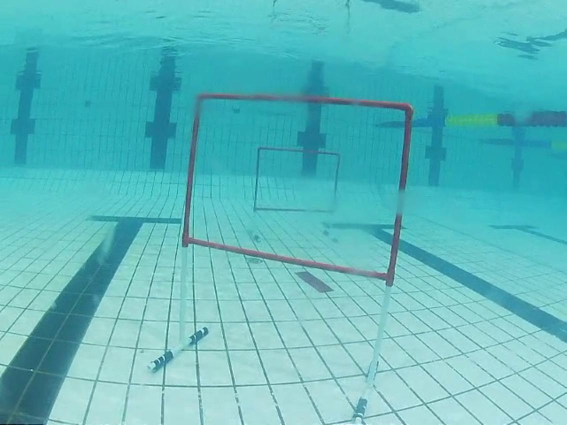
#> input picture examples/images/239.jpg, 1133 x 850 px (shown at 1/2 size)
$ python -i guideline_detector.py   (imports and definitions only)
#> lines starting #> are read from the running program, lines starting #| are printed output that depends on the picture; after the words box and inside, x2 and y2 are one past the last pixel; in counts of white or black regions, pixels touching at a corner belong together
import cv2
import numpy as np
from typing import Tuple, Optional, List


class GuideLineDetector:
    """
    简化的引导线检测器
    只输出夹角和相对于图片中心的坐标
    """

    def __init__(self,
                 lower_orange_red: Tuple[int, int, int] = (96, 0, 98),
                 upper_orange_red: Tuple[int, int, int] = (179, 142, 191),
                 min_area: int = 10,
                 max_area: int = 5000000):
        """
        初始化引导线检测器

        Args:
            lower_orange_red: 橙红色HSV下界 (H, S, V)
            upper_orange_red: 橙红色HSV上界 (H, S, V)
            min_area: 最小轮廓面积
            max_area: 最大轮廓面积
        """
        self.lower_orange_red = np.array(lower_orange_red)
        self.upper_orange_red = np.array(upper_orange_red)
        self.min_area = min_area
        self.max_area = max_area

        # 形态学操作核
        self.kernel = cv2.getStructuringElement(cv2.MORPH_RECT, (5, 5))

    def _color_detection(self, frame: np.ndarray) -> np.ndarray:
        """
        颜色识别 - 提取橙红色区域

        Args:
            frame: 输入图像 (BGR格式)

        Returns:
            二值化掩码
        """
        # 转换到HSV色彩空间
        hsv = cv2.cvtColor(frame, cv2.COLOR_BGR2HSV)

        # 提取橙红色区域
        mask = cv2.inRange(hsv, self.lower_orange_red, self.upper_orange_red)

        return mask

    def _morphological_processing(self, mask: np.ndarray) -> np.ndarray:
        """
        形态学处理 - 去除噪声，填补空洞

        Args:
            mask: 二值化掩码

        Returns:
            处理后的掩码
        """
        # 开运算 - 去除小噪声
        mask = cv2.morphologyEx(mask, cv2.MORPH_OPEN, self.kernel)

        # 闭运算 - 填补空洞
        mask = cv2.morphologyEx(mask, cv2.MORPH_CLOSE, self.kernel)

        return mask

    def _contour_detection(self, mask: np.ndarray) -> List[np.ndarray]:
        """
        轮廓检测

        Args:
            mask: 二值化掩码

        Returns:
            检测到的轮廓列表（只保留最大的）
        """
        contours, _ = cv2.findContours(mask, cv2.RETR_EXTERNAL, cv2.CHAIN_APPROX_SIMPLE)

        # 筛选面积合适的轮廓
        valid_contours = []
        for contour in contours:
            area = cv2.contourArea(contour)
            if self.min_area <= area <= self.max_area:
                valid_contours.append(contour)

        # 只保留面积最大的轮廓
        if valid_contours:
            largest_contour = max(valid_contours, key=cv2.contourArea)
            return [largest_contour]
        else:
            return []

    def _fit_rectangle(self, contours: List[np.ndarray]) -> Optional[Tuple]:
        """
        矩形拟合与方向提取 - 使用四边形逼近

        Args:
            contours: 轮廓列表

        Returns:
            (center, angle_1) 或 None
            center: 引导线中心坐标
            angle_1: 与y轴的夹角（度，范围0-90°，带正负号）
        """
        if not contours:
            return None

        # 选择面积最大的轮廓
        target_contour = max(contours, key=cv2.contourArea)

        # 1. 轮廓逼近为多边形
        epsilon = 0.02 * cv2.arcLength(target_contour, True)
        approx_poly = cv2.approxPolyDP(target_contour, epsilon, True)

        # 2. 如果逼近后的多边形点数不是4，尝试不同的epsilon值
        if len(approx_poly) != 4:
            for epsilon_factor in [0.01, 0.03, 0.05, 0.1]:
                epsilon = epsilon_factor * cv2.arcLength(target_contour, True)
                approx_poly = cv2.approxPolyDP(target_contour, epsilon, True)
                if len(approx_poly) == 4:
                    break

        # 3. 如果仍然不是4个点，使用最小外接矩形
        if len(approx_poly) != 4:
            rect = cv2.minAreaRect(target_contour)
            center, (width, height), original_angle = rect

            # 计算与y轴的夹角angle_1（0-90度范围）
            angle_1 = abs(90 - original_angle)
            if angle_1 > 90:
                angle_1 = 180 - angle_1
            angle_1 = abs(angle_1)

            # 根据original_angle范围确定angle_1的正负号
            if (original_angle >= -90 and original_angle < 0) or (original_angle > 90 and original_angle <= 180):
                angle_1 = -angle_1

            return (center, angle_1)

        # 4. 获取四边形的四个角点
        quad_points = approx_poly.reshape(4, 2).astype(np.float32)

        # 5. 计算四边形的中心
        center = np.mean(quad_points, axis=0)

        # 6. 计算四边形的边长
        edges = []
        for i in range(4):
            next_i = (i + 1) % 4
            edge_length = np.linalg.norm(quad_points[next_i] - quad_points[i])
            edges.append(edge_length)

        # 7. 计算主方向（长边的方向）
        # 找到最长的边
        longest_edge_idx = np.argmax(edges)
        next_idx = (longest_edge_idx + 1) % 4

        # 计算长边的方向向量
        edge_vector = quad_points[next_idx] - quad_points[longest_edge_idx]
        edge_vector = edge_vector / np.linalg.norm(edge_vector)

        # 计算角度（相对于水平方向）
        angle_rad = np.arctan2(edge_vector[1], edge_vector[0])
        angle_deg = np.degrees(angle_rad)

        # 计算与y轴的夹角angle_1（0-90度范围）
        angle_1 = abs(90 - angle_deg)
        if angle_1 > 90:
            angle_1 = 180 - angle_1
        angle_1 = abs(angle_1)

        # 根据angle_deg范围确定angle_1的正负号
        if (angle_deg >= -90 and angle_deg < 0) or (angle_deg > 90 and angle_deg <= 180):
            angle_1 = -angle_1

        return (center, angle_1)

    def detect(self, frame: np.ndarray) -> Optional[Tuple[Tuple[float, float], float]]:
        """
        检测引导线，返回以左上角为原点的坐标和夹角

        Args:
            frame: 输入图像

        Returns:
            ((x, y), angle) 或 None
            x, y: 以左上角为原点的坐标
            angle: 与y轴的夹角（度，范围0-90°，带正负号）
        """
        # 1. 颜色识别
        mask = self._color_detection(frame)

        # 2. 形态学处理
        mask = self._morphological_processing(mask)

        # 3. 轮廓检测
        contours = self._contour_detection(mask)

        # 4. 矩形拟合
        result = self._fit_rectangle(contours)

        if result is None:
            return None

        # 解包结果
        center, angle_1 = result

        # 直接返回以左上角为原点的坐标
        return ((center[0], center[1]), angle_1)

    def detect_with_debug(self, frame: np.ndarray) -> Tuple[Optional[Tuple[Tuple[float, float], float]], np.ndarray]:
        """
        检测引导线并返回调试图像

        Args:
            frame: 输入图像

        Returns:
            (result, debug_image)
            result: ((x, y), angle) 或 None
            debug_image: 调试图像
        """
        # 1. 颜色识别
        mask = self._color_detection(frame)

        # 2. 形态学处理
        mask = self._morphological_processing(mask)

        # 3. 轮廓检测
        contours = self._contour_detection(mask)

        # 4. 矩形拟合
        result = self._fit_rectangle(contours)

        # 生成调试图像
        debug_image = self._create_debug_image(frame, result, contours)

        if result is None:
            return None, debug_image

        # 解包结果
        center, angle_1 = result

        # 直接返回以左上角为原点的坐标
        return ((center[0], center[1]), angle_1), debug_image

    def _create_debug_image(self, frame: np.ndarray, result: Optional[Tuple], contours: List[np.ndarray]) -> np.ndarray:
        """
        创建调试图像

        Args:
            frame: 原始图像
            result: 检测结果
            contours: 轮廓列表

        Returns:
            调试图像
        """
        result_img = frame.copy()

        if result is not None:
            center, angle_1 = result

            # 绘制中心点
            center_int = (int(center[0]), int(center[1]))
            cv2.circle(result_img, center_int, 5, (255, 0, 0), -1)

            # 显示角度信息
            text_angle = f"Angle: {angle_1:.1f}°"
            cv2.putText(result_img, text_angle, (10, 30), cv2.FONT_HERSHEY_SIMPLEX, 0.7, (0, 255, 0), 2)

            # 显示坐标信息
            text_coord = f"Coord: ({center[0]:.1f}, {center[1]:.1f})"
            cv2.putText(result_img, text_coord, (10, 60), cv2.FONT_HERSHEY_SIMPLEX, 0.7, (255, 255, 0), 2)

            # 绘制拟合的四边形
            if contours:
                target_contour = max(contours, key=cv2.contourArea)

                # 轮廓逼近为多边形
                epsilon = 0.02 * cv2.arcLength(target_contour, True)
                approx_poly = cv2.approxPolyDP(target_contour, epsilon, True)

                # 如果逼近后的多边形点数不是4，尝试不同的epsilon值
                if len(approx_poly) != 4:
                    for epsilon_factor in [0.01, 0.03, 0.05, 0.1]:
                        epsilon = epsilon_factor * cv2.arcLength(target_contour, True)
                        approx_poly = cv2.approxPolyDP(target_contour, epsilon, True)
                        if len(approx_poly) == 4:
                            break

                # 绘制逼近的四边形
                if len(approx_poly) == 4:
                    cv2.drawContours(result_img, [approx_poly], 0, (0, 255, 0), 3)

                    # 绘制四边形的角点
                    for i, point in enumerate(approx_poly):
                        cv2.circle(result_img, tuple(point[0]), 5, (0, 255, 255), -1)
                        cv2.putText(result_img, str(i), tuple(point[0]), cv2.FONT_HERSHEY_SIMPLEX, 0.5, (255, 255, 255), 1)
                else:
                    # 如果无法逼近为四边形，绘制最小外接矩形
                    rect_cv = cv2.minAreaRect(target_contour)
                    box = cv2.boxPoints(rect_cv)
                    box = np.int0(box)
                    cv2.drawContours(result_img, [box], 0, (0, 255, 0), 3)

        return result_img

>>> import cv2
>>> picture = cv2.imread('../../../examples/images/239.jpg')
#> picture is the input picture: shape (850, 1133, 3); mean B, G, R 190.5, 186.9, 94.1
>>> result = GuideLineDetector().detect_with_debug(picture)
#> in _color_detection, `hsv = cv2.cvtColor(frame, cv2.COLOR_BGR2HSV)`: hsv: shape (850, 1133, 3); mean H, S, V 90.9, 133.7, 191.9
#> in _color_detection, `mask = cv2.inRange(hsv, self.lower_orange_red, self.upper_orange_red)`:
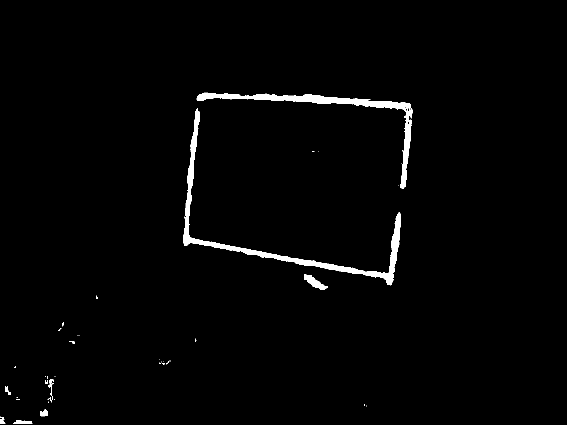
#> mask: shape (850, 1133) (shown at 1/2 size); 1.7% white; 45 white regions (34 under 20 px), largest, box (x1, y1, x2, y2) and area: (367, 216, 802, 571) 7843, (393, 185, 826, 378) 6452, (608, 548, 655, 580) 619
#> in _morphological_processing, `mask = cv2.morphologyEx(mask, cv2.MORPH_OPEN, self.kernel)`:
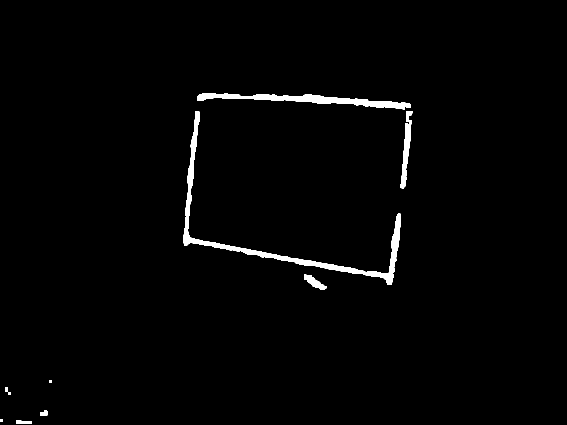
#> mask: shape (850, 1133) (shown at 1/2 size); 1.6% white; 9 white regions, largest, box (x1, y1, x2, y2) and area: (367, 222, 801, 570) 7703, (394, 186, 822, 219) 4733, (801, 222, 825, 377) 1502
#> in _morphological_processing, `mask = cv2.morphologyEx(mask, cv2.MORPH_CLOSE, self.kernel)`: mask: shape (850, 1133); 1.6% white; 9 white regions
#> in _contour_detection, `contours, _ = cv2.findContours(mask, cv2.RETR_EXTERNAL, cv2.CHAIN_APPR..`: contours = 9 contours; largest, box (x1, y1, x2, y2) and area: (367, 222, 801, 570) 6928, (394, 186, 822, 219) 4311, (801, 222, 825, 377) 1356, (608, 549, 653, 580) 548, (32, 840, 64, 850) 218
#> the loop in _contour_detection, `for contour in contours:` made 9 passes
#> area on passes 1, 3, 4, 6, 7, 8, 9: 218.5, 115.5, 69, 547.5, 1355.5, 6928.5, 4311
#> (contour, area) on passes 2, 5: ([[0, 838], [0, 843], [5, 843], [5, 838]], 25), ([[99, 760], [99, 765], [103, 765], [103, 760]], 20)
#> after the loop in _contour_detection, `for contour in contours:`: valid_contours has the same summary as contours
#> in _contour_detection, `largest_contour = max(valid_contours, key=cv2.contourArea)`: largest_contour = contour of 475 points, box (x1, y1, x2, y2) (367, 222, 801, 570), area 6928
#> in detect_with_debug, `contours = self._contour_detection(mask)`: contours = 1 contour; box (x1, y1, x2, y2) and area: (367, 222, 801, 570) 6928
#> in _fit_rectangle, `target_contour = max(contours, key=cv2.contourArea)`: target_contour has the same summary as largest_contour in _contour_detection
#> in _fit_rectangle, `epsilon = 0.02 * cv2.arcLength(target_contour, True)`: epsilon = 34.52
#> in _fit_rectangle, `approx_poly = cv2.approxPolyDP(target_contour, epsilon, True)`: approx_poly = [[391, 222], [368, 490], [783, 568], [800, 427], [776, 546], [379, 474]]
#> the loop in _fit_rectangle, `for epsilon_factor in [0.01, 0.03, 0.05, 0.1]:` made 4 passes
#> epsilon on passes 1 to 3: 17.26, 51.77, 86.29
#> (epsilon, approx_poly) on pass 4: (172.6, [[391, 222], [368, 490], [783, 568], [379, 474]])
#> in _fit_rectangle, `quad_points = approx_poly.reshape(4, 2).astype(np.float32)`: quad_points = [[391, 222], [368, 490], [783, 568], [379, 474]]
#> in _fit_rectangle, `center = np.mean(quad_points, axis=0)`: center = [480.2, 438.5]
#> the loop in _fit_rectangle, `for i in range(4):` made 4 passes
#> edge_length on passes 1 to 4: 269, 422.3, 414.8, 252.3
#> after the loop in _fit_rectangle, `for i in range(4):`: edges = [269, 422.3, 414.8, 252.3]
#> in _fit_rectangle, `longest_edge_idx = np.argmax(edges)`: longest_edge_idx = 1
#> in _fit_rectangle, `next_idx = (longest_edge_idx + 1) % 4`: next_idx = 2
#> in _fit_rectangle, `edge_vector = quad_points[next_idx] - quad_points[longest_edge_idx]`: edge_vector = [415, 78]
#> in _fit_rectangle, `edge_vector = edge_vector / np.linalg.norm(edge_vector)`: edge_vector = [0.983, 0.185]
#> in _fit_rectangle, `angle_rad = np.arctan2(edge_vector[1], edge_vector[0])`: angle_rad = 0.186
#> in _fit_rectangle, `angle_deg = np.degrees(angle_rad)`: angle_deg = 10.64
#> in _fit_rectangle, `angle_1 = abs(90 - angle_deg)`: angle_1 = 79.36
#> in detect_with_debug, `result = self._fit_rectangle(contours)`: result = ([480.2, 438.5], 79.36)
#> in _create_debug_image, `center, angle_1 = result`: center = [480.2, 438.5]; angle_1 = 79.36
#> in _create_debug_image, `center_int = (int(center[0]), int(center[1]))`: center_int = (480, 438)
#> in _create_debug_image, `cv2.circle(result_img, center_int, 5, (255, 0, 0), -1)`: result_img: shape (850, 1133, 3); 0.01% of pixels changed, all inside (x1, y1, x2, y2) = (475, 433, 486, 444)
#> in _create_debug_image, `text_angle = f"Angle: {angle_1:.1f}°"`: text_angle = 'Angle: 79.4°'
#> in _create_debug_image, `text_coord = f"Coord: ({center[0]:.1f}, {center[1]:.1f})"`: text_coord = 'Coord: (480.2, 438.5)'
#> in _create_debug_image, `target_contour = max(contours, key=cv2.contourArea)`: target_contour has the same summary as largest_contour in _contour_detection
#> in _create_debug_image, `epsilon = 0.02 * cv2.arcLength(target_contour, True)`: epsilon = 34.52
#> the loop in _create_debug_image, `for epsilon_factor in [0.01, 0.03, 0.05, 0.1]:` made 4 passes
#> in _create_debug_image, `cv2.drawContours(result_img, [approx_poly], 0, (0, 255, 0), 3)`:
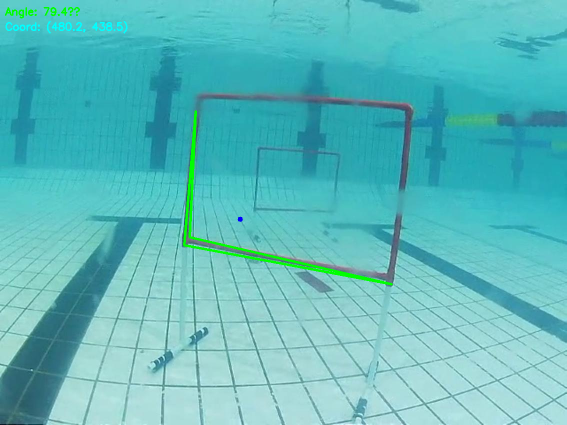
#> result_img: shape (850, 1133, 3) (shown at 1/2 size); mean B, G, R 189.4, 187.7, 93.2
#> the loop in _create_debug_image, `for i, point in enumerate(approx_poly):` made 4 passes
#> after the loop in _create_debug_image, `for i, point in enumerate(approx_poly):`:
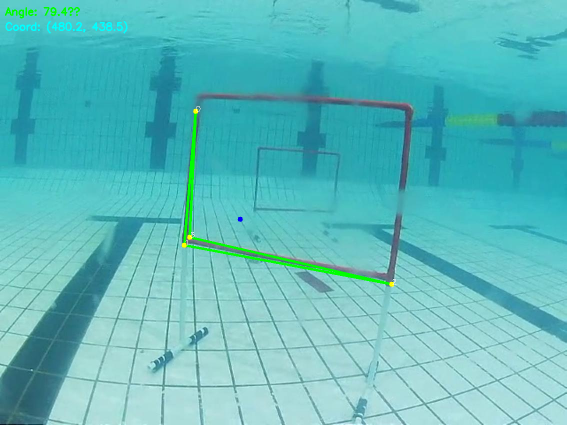
#> result_img: shape (850, 1133, 3) (shown at 1/2 size); 0.04% of pixels changed, all inside (x1, y1, x2, y2) = (363, 212, 793, 574)
#> in detect_with_debug, `center, angle_1 = result`: center = [480.2, 438.5]; angle_1 = 79.36

$ run again, on examples/images/443.jpg
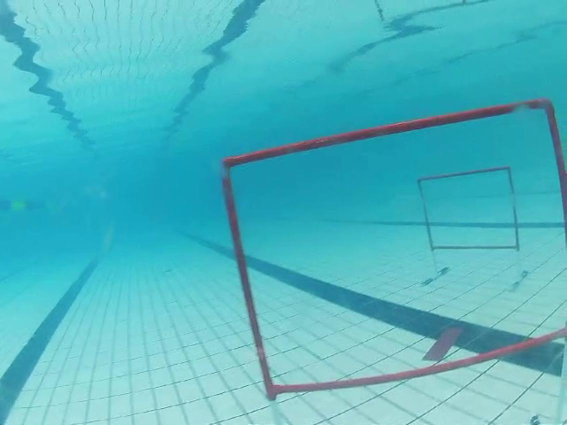
#> input picture examples/images/443.jpg, 1133 x 850 px (shown at 1/2 size)
#> picture is the input picture: shape (850, 1133, 3); mean B, G, R 193.6, 184, 80.7
#> hsv: shape (850, 1133, 3); mean H, S, V 93.1, 151.1, 194.1
#> in _morphological_processing, `mask = cv2.morphologyEx(mask, cv2.MORPH_OPEN, self.kernel)`:
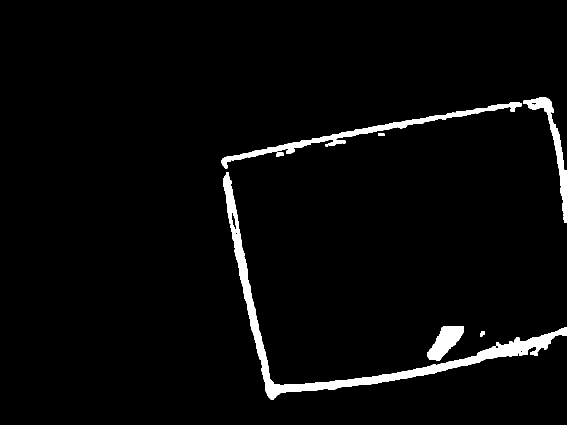
#> mask: shape (850, 1133) (shown at 1/2 size); 3.1% white; 9 white regions, largest, box (x1, y1, x2, y2) and area: (446, 344, 1133, 799) 17095, (443, 204, 1044, 337) 6429, (1046, 195, 1133, 445) 3463
#> in _contour_detection, `contours, _ = cv2.findContours(mask, cv2.RETR_EXTERNAL, cv2.CHAIN_APPR..`: contours = 5 contours; box (x1, y1, x2, y2) and area: (446, 344, 1133, 799) 16408, (443, 195, 1133, 445) 9316, (854, 652, 928, 722) 2642, (960, 662, 970, 673) 56, (756, 266, 769, 272) 56
#> the loop in _contour_detection, `for contour in contours:` made 5 passes
#> area on passes 1 to 5: 56, 2642.5, 16407.5, 56, 9316
#> after the loop in _contour_detection, `for contour in contours:`: valid_contours has the same summary as contours
#> largest_contour = contour of 753 points, box (x1, y1, x2, y2) (446, 344, 1133, 799), area 16408
#> in detect_with_debug, `contours = self._contour_detection(mask)`: contours = 1 contour; box (x1, y1, x2, y2) and area: (446, 344, 1133, 799) 16408
#> in _fit_rectangle, `target_contour = max(contours, key=cv2.contourArea)`: target_contour has the same summary as largest_contour in _contour_detection
#> in _fit_rectangle, `epsilon = 0.02 * cv2.arcLength(target_contour, True)`: epsilon = 46.29
#> in _fit_rectangle, `approx_poly = cv2.approxPolyDP(target_contour, epsilon, True)`: approx_poly = [[452, 344], [541, 798], [1132, 670], [549, 769]]
#> in _fit_rectangle, `center = np.mean(quad_points, axis=0)`: center = [668.5, 645.2]
#> the loop in _fit_rectangle, `for i in range(4):` made 4 passes
#> edge_length on passes 1 to 4: 462.6, 604.7, 591.3, 435.9
#> after the loop in _fit_rectangle, `for i in range(4):`: edges = [462.6, 604.7, 591.3, 435.9]
#> longest_edge_idx = 1
#> next_idx = 2
#> in _fit_rectangle, `edge_vector = quad_points[next_idx] - quad_points[longest_edge_idx]`: edge_vector = [591, -128]
#> in _fit_rectangle, `edge_vector = edge_vector / np.linalg.norm(edge_vector)`: edge_vector = [0.977, -0.212]
#> angle_rad = -0.213
#> angle_deg = -12.22
#> in _fit_rectangle, `angle_1 = abs(90 - angle_deg)`: angle_1 = 102.2
#> in _fit_rectangle, `angle_1 = 180 - angle_1`: angle_1 = 77.78
#> in _fit_rectangle, `angle_1 = -angle_1`: angle_1 = -77.78
#> result = ([668.5, 645.2], -77.78)
#> in _create_debug_image, `center, angle_1 = result`: center = [668.5, 645.2]; angle_1 = -77.78
#> center_int = (668, 645)
#> text_angle = 'Angle: -77.8°'
#> text_coord = 'Coord: (668.5, 645.2)'
#> in _create_debug_image, `target_contour = max(contours, key=cv2.contourArea)`: target_contour has the same summary as largest_contour in _contour_detection
#> in _create_debug_image, `epsilon = 0.02 * cv2.arcLength(target_contour, True)`: epsilon = 46.29
#> in _create_debug_image, `approx_poly = cv2.approxPolyDP(target_contour, epsilon, True)`: approx_poly = [[452, 344], [541, 798], [1132, 670], [549, 769]]
#> in _create_debug_image, `cv2.drawContours(result_img, [approx_poly], 0, (0, 255, 0), 3)`:
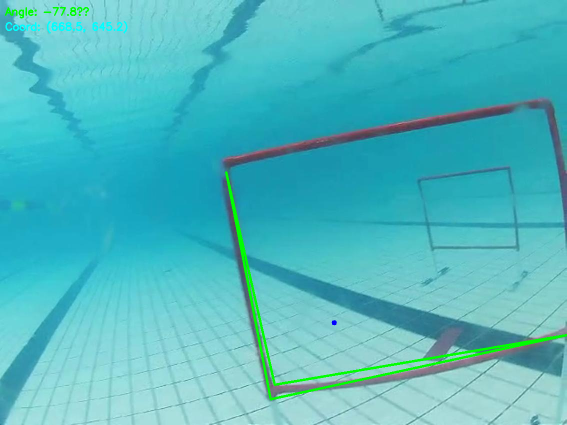
#> result_img: shape (850, 1133, 3) (shown at 1/2 size); mean B, G, R 191.9, 185.2, 79.2
#> the loop in _create_debug_image, `for i, point in enumerate(approx_poly):` made 4 passes
#> in detect_with_debug, `center, angle_1 = result`: center = [668.5, 645.2]; angle_1 = -77.78
